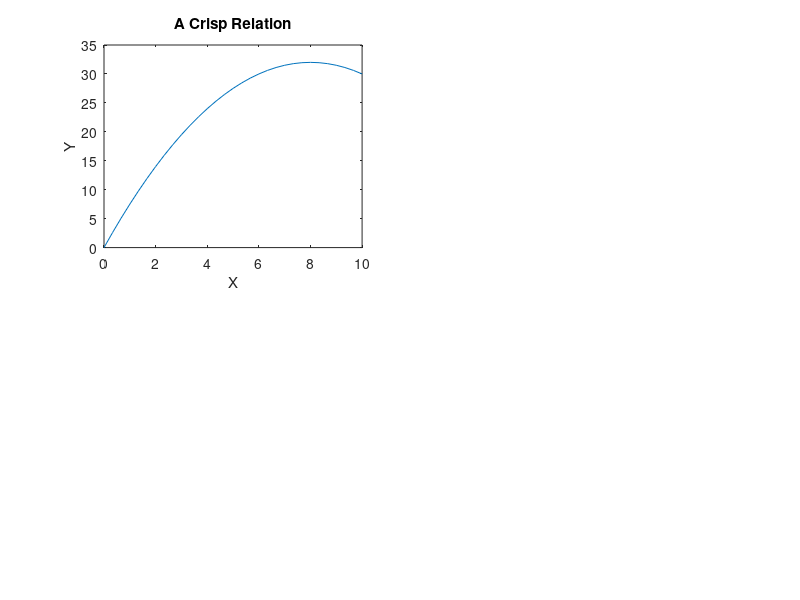

The MATLAB script that drew this image: (Note: this script raises an error after producing the figure.)
%	Compositional rule of inference

n = 31; m = 31;
x = linspace(0, 10, n)';
y = linspace(0, 40, m)';
coef = [-0.5; 8; 0];
y_val = polyval(coef, x);
subplot(221);
plot(x,y_val);
xlabel('X'); ylabel('Y'); title('A Crisp Relation');

z1 = zeros(m, n); z2 = zeros(m, n);


for i=1:n,
	a = 4; b = 3; c = y_val(i);
	z1(:, i) = gbell_mf(y, [a, b, c]);
end

for i=1:n,
	a = 1; b = 3; c = 5;
	z2(i,:) = gbell_mf(x', [a, b, c]);
end

subplot(222);
pcolor(x, y, z1);
shading interp;
colormap(gray);
xlabel('X'); ylabel('Y'); title('A Fuzzy Relation');

figure;

subplot(221);
mesh(x, y, z1)
set(gca, 'box', 'on');
view(-20, 60);
xlabel('X'); ylabel('Y'); zlabel('Membership Grades');
title('(a) Fuzzy Relation F on X and Y');

subplot(222);
mesh(x, y, z2)
set(gca, 'box', 'on');
view(-20, 60);
xlabel('X'); ylabel('Y'); zlabel('Membership Grades');
title('(b) Cylindrical Extension of A');
colormap('default');

intersection = min(z1, z2);
subplot(223);
mesh(x, y, min(z1, z2))
set(gca, 'box', 'on');
view(-20, 60);
xlabel('X'); ylabel('Y'); zlabel('Membership Grades');
title('(c) Minimum of (a) and (b)');

projection = intersection;
for i = 1:m,
	maximum = -10e6;
	for j=n:-1:1,
		if (projection(i,j) > maximum)
			maximum = projection(i,j);
		else
			projection(i,j) = maximum;
		end
	end
end
		
subplot(224);
mesh(x, y, projection)
set(gca, 'box', 'on');
view(-20, 60);
xlabel('X'); ylabel('Y'); zlabel('Membership Grades');
title('(d) Projection of (c) onto Y');
